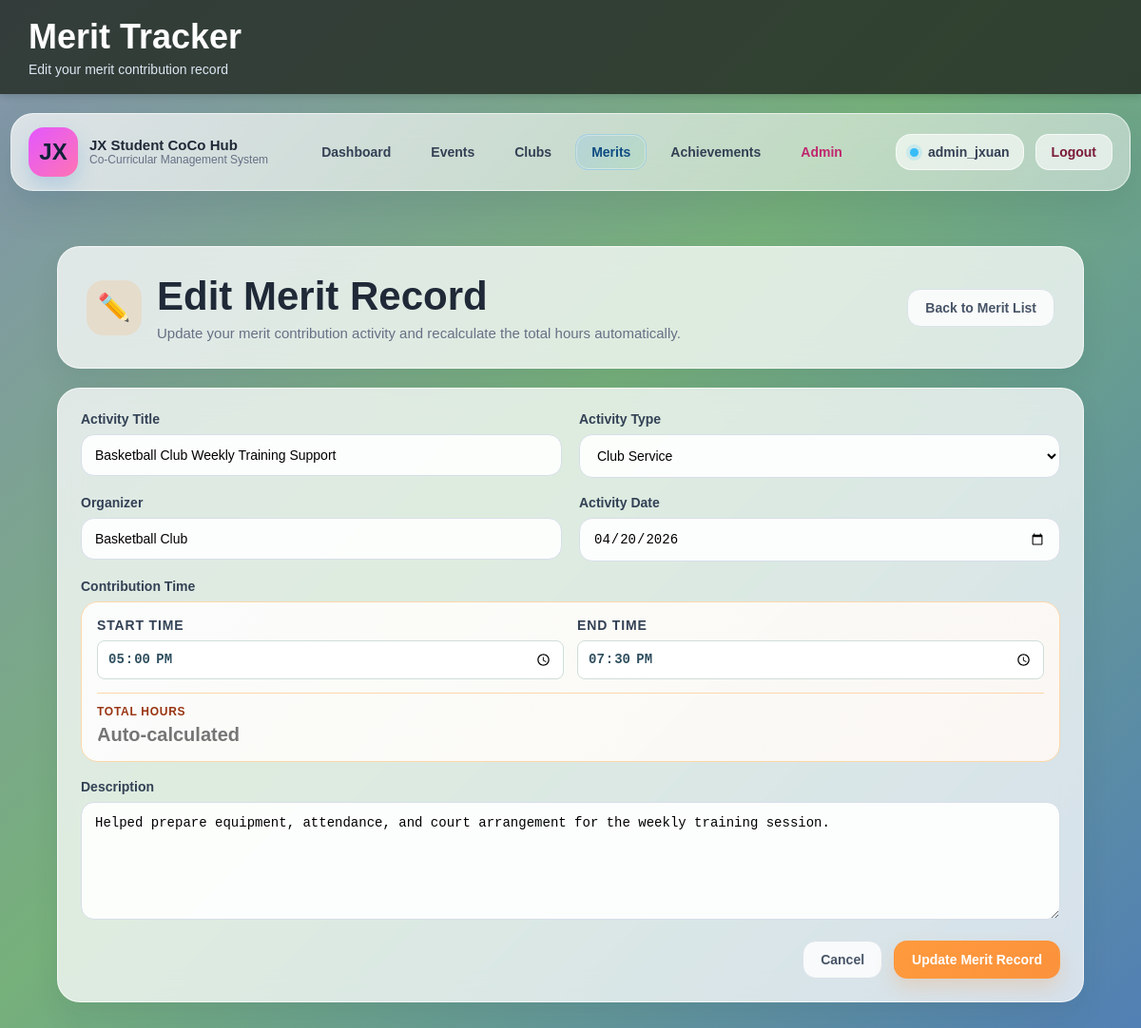
Screenshot of /merit/merit_edit.php?merit_id=18 (signed in) with the database file from the repository.
### tables this page shows
CREATE TABLE `merits` (
  `merit_id` int(11) NOT NULL,
  `user_id` int(11) NOT NULL,
  `activity_title` varchar(100) NOT NULL,
  `activity_type` varchar(50) NOT NULL,
  `organizer` varchar(100) DEFAULT NULL,
  `activity_date` date NOT NULL,
  `start_time` time NOT NULL,
  `end_time` time NOT NULL,
  `total_hours` decimal(5,2) NOT NULL,
  `description` text DEFAULT NULL,
  `created_at` timestamp NOT NULL DEFAULT current_timestamp(),
  `updated_at` timestamp NOT NULL DEFAULT current_timestamp() ON UPDATE current_timestamp(),
  `event_id` int(11) DEFAULT NULL,
  `club_id` int(11) DEFAULT NULL
);

### merit/merit_edit.php (the view, shortened to what this page needs)
<?php
include("../db.php");
$user_id = $_SESSION['user_id'];
$activity_title = "";
$activity_type = "";
$organizer = "";
$activity_date = "";
$start_time = "";
$end_time = "";
$total_hours = "";
$description = "";
if (isset($_GET['merit_id'])) {
    $merit_id = mysqli_real_escape_string($con, $_GET['merit_id']);
    $query = "SELECT * FROM merits WHERE merit_id='$merit_id' AND user_id='$user_id'";
    $result = mysqli_query($con, $query);
    if ($result && mysqli_num_rows($result) > 0) {
        $row = mysqli_fetch_assoc($result);
        $activity_title = $row['activity_title'];
        $activity_type = $row['activity_type'];
        $organizer = $row['organizer'];
        $activity_date = $row['activity_date'];
        $start_time = $row['start_time'];
        $end_time = $row['end_time'];
        $total_hours = $row['total_hours'];
        $description = $row['description'];
    } else {
        header("Location: merit_list.php?status=update_error");
        exit();
    }
} else {
    header("Location: merit_list.php?status=update_error");
    exit();
}
include("../partials/header.php");
?>
<?php include("../partials/navbar.php"); ?>
<div class="container module-shell merit-shell">
    <section class="module-hero module-hero-merit">
        <div class="module-hero-main">
            <div class="module-hero-icon merit-accent-soft">✏️</div>
            <div class="module-hero-text-wrap">
                <h2>Edit Merit Record</h2>
                <p>Update your merit contribution activity and recalculate the total hours automatically.</p>
            </div>
        </div>
        <div class="module-hero-actions">
            <a href="merit_list.php" class="module-btn module-btn-secondary">Back to Merit List</a>
        </div>
    </section>
    <section class="module-form-card">
        <form method="POST" action="" class="module-form-layout">
            <div class="module-form-grid">
                <div class="module-field">
                    <label for="activity_title">Activity Title</label>
                    <input type="text" id="activity_title" name="activity_title" value="<?php echo htmlspecialchars($activity_title); ?>" required>
                </div>
                <div class="module-field">
                    <label for="activity_type">Activity Type</label>
                    <select name="activity_type" id="activity_type" required>
                        <option value="Club Service" <?php if ($activity_type == "Club Service") echo "selected"; ?>>Club Service</option>
                    </select>
                </div>
                <div class="module-field">
                    <label for="organizer">Organizer</label>
                    <input type="text" id="organizer" name="organizer" value="<?php echo htmlspecialchars($organizer); ?>" required>
                </div>
                <div class="module-field">
                    <label for="activity_date">Activity Date</label>
                    <input type="date" id="activity_date" name="activity_date" value="<?php echo htmlspecialchars($activity_date); ?>" required>
                </div>
                <div class="module-field module-field-full">
                    <label>Contribution Time</label>
                    <div class="merit-time-card">
                        <div class="merit-time-grid">
                            <div class="merit-time-input-box">
                                <label for="start_time" class="merit-time-label">Start Time</label>
                                <input type="time" id="start_time" name="start_time" value="<?php echo htmlspecialchars($start_time); ?>" required>
                            </div>
                            <div class="merit-time-input-box">
                                <label for="end_time" class="merit-time-label">End Time</label>
                                <input type="time" id="end_time" name="end_time" value="<?php echo htmlspecialchars($end_time); ?>" required>
                            </div>
                        </div>
                        <div class="merit-total-hours-card">
                            <div class="merit-total-hours-text">Total Hours</div>
                            <input type="text" id="total_hours_display"
                                value="<?php echo !empty($total_hours) ? htmlspecialchars(number_format((float)$total_hours, 2)) : ''; ?>"
                                readonly
                                placeholder="Auto-calculated">
                        </div>
                    </div>
                </div>
                <div class="module-field module-field-full">
                    <label for="description">Description</label>
                    <textarea id="description" name="description" rows="6"><?php echo htmlspecialchars($description); ?></textarea>
                </div>
            </div>
            <div class="module-form-actions">
                <a href="merit_list.php" class="module-btn module-btn-secondary">Cancel</a>
                <button type="submit" name="submit" class="module-btn module-btn-primary merit-accent-btn">Update Merit Record</button>
            </div>
        </form>
    </section>
</div>
</body>
</html>

### assets/style.css (style rules this page uses)
body { font-family: Arial, sans-serif; background: linear-gradient(135deg, #8394ad 0%, #76b07a 45%, #507eb6 100%); background-attachment: fixed; min-height: 100vh; margin: 0; }
.container { width: 90%; max-width: 1100px; margin: 30px auto; }
h2, h3 { color: #333333; margin-top: 0; }
p { color: #555555; }
label { font-weight: bold; color: #333333; }
input[type="text"], input[type="email"], input[type="password"], input[type="date"], textarea, select { width: 100%; padding: 10px; margin-top: 6px; margin-bottom: 16px; border: 1px solid #cccccc; border-radius: 8px; box-sizing: border-box; font-size: 14px; }
.merit-time-input-box input[type="time"] { width: 100%; margin: 0; padding: 9px 10px; font-size: 14px; font-weight: 600; background-color: #ffffff; border: 1px solid #cfded9; border-radius: 8px; box-sizing: border-box; color: #2f4f5f; }
.merit-total-hours-card input[type="text"] { width: 100%; margin: 0; padding: 0; background: transparent; border: none; font-size: 16px; font-weight: 700; color: #2f6a5a; box-shadow: none; }
.module-shell { padding-top: 28px; padding-bottom: 36px; }
.module-hero, .module-filter-card, .module-content-card { background: rgba(255,255,255,0.76); border: 1px solid rgba(255,255,255,0.68); box-shadow: 0 14px 28px rgba(23, 45, 70, 0.08); backdrop-filter: blur(14px); border-radius: 24px; }
.module-hero { padding: 28px 30px; margin-bottom: 20px; display: flex; justify-content: space-between; align-items: center; gap: 20px; }
.module-hero-main { display: flex; align-items: center; gap: 16px; }
.module-hero-icon { width: 58px; height: 58px; border-radius: 18px; display: flex; align-items: center; justify-content: center; font-size: 28px; flex-shrink: 0; }
.module-hero-text-wrap h2 { margin: 0 0 6px; font-size: 42px; color: #1f2937; }
.module-hero-text-wrap p { margin: 0; font-size: 15px; color: #667085; }
.module-hero-actions { display: flex; align-items: center; gap: 12px; }
.module-btn { display: inline-flex; align-items: center; justify-content: center; padding: 11px 18px; border-radius: 14px; text-decoration: none; font-size: 14px; font-weight: 700; border: 1px solid transparent; transition: all 0.18s ease; cursor: pointer; }
.module-btn-primary { color: #ffffff; }
.module-btn-secondary { background: rgba(255,255,255,0.82); color: #475467; border-color: #dbe2ea; }
.module-form-card { background: rgba(255,255,255,0.76); border: 1px solid rgba(255,255,255,0.68); box-shadow: 0 14px 28px rgba(23, 45, 70, 0.08); backdrop-filter: blur(14px); border-radius: 24px; padding: 24px; }
.module-form-layout { display: block; }
.module-form-grid { display: grid; grid-template-columns: repeat(2, 1fr); gap: 18px 18px; }
.module-field { display: flex; flex-direction: column; }
.module-field-full { grid-column: 1 / -1; }
.module-field label { margin-bottom: 8px; font-size: 14px; font-weight: 700; color: #334155; }
.module-field input, .module-field select, .module-field textarea { width: 100%; margin: 0; padding: 13px 14px; border: 1px solid #d7dee8; border-radius: 14px; box-sizing: border-box; font-size: 14px; background: rgba(255,255,255,0.92); transition: border-color 0.18s ease, box-shadow 0.18s ease, background 0.18s ease; }
.module-field textarea { resize: vertical; min-height: 120px; }
.module-form-actions { display: flex; justify-content: flex-end; gap: 12px; margin-top: 22px; }
.merit-accent-soft { background: rgba(255, 154, 61, 0.16); color: #b45309; }
.merit-accent-btn { background: linear-gradient(135deg, #ff9a3d, #fb923c); box-shadow: 0 10px 20px rgba(251, 146, 60, 0.22); color: #ffffff; }
.merit-time-card { background: linear-gradient(135deg, rgba(255,255,255,0.88), rgba(255,249,244,0.9)); border: 1px solid #fed7aa; border-radius: 18px; padding: 16px; }
.merit-time-grid { display: grid; grid-template-columns: repeat(2, 1fr); gap: 14px; margin-bottom: 14px; }
.merit-time-input-box { display: flex; flex-direction: column; }
.merit-time-label { margin-bottom: 7px; font-size: 12px; font-weight: 800; letter-spacing: 0.06em; text-transform: uppercase; color: #9a3412; }
.merit-total-hours-card { padding-top: 12px; border-top: 1px solid #fed7aa; }
.merit-total-hours-text { margin-bottom: 6px; font-size: 12px; font-weight: 800; letter-spacing: 0.06em; text-transform: uppercase; color: #9a3412; }
.merit-total-hours-card input[type="text"] { width: 100%; margin: 0; padding: 0; border: none; background: transparent; box-shadow: none; font-size: 20px; font-weight: 800; color: #b45309; }

### rows the page displays
merits: activity_title "Basketball Club Weekly Training Support", activity_type "Club Service", organizer "Basketball Club", activity_date "04/20/2026", start_time "17:00:00", end_time "19:30:00", description "Helped prepare equipment, attendance, and court arrangement for the weekly training session."

### other values shown
$page_title "Merit Tracker"
$page_subtitle "Edit your merit contribution record"
$_SESSION['user_name'] "admin_jxuan"
